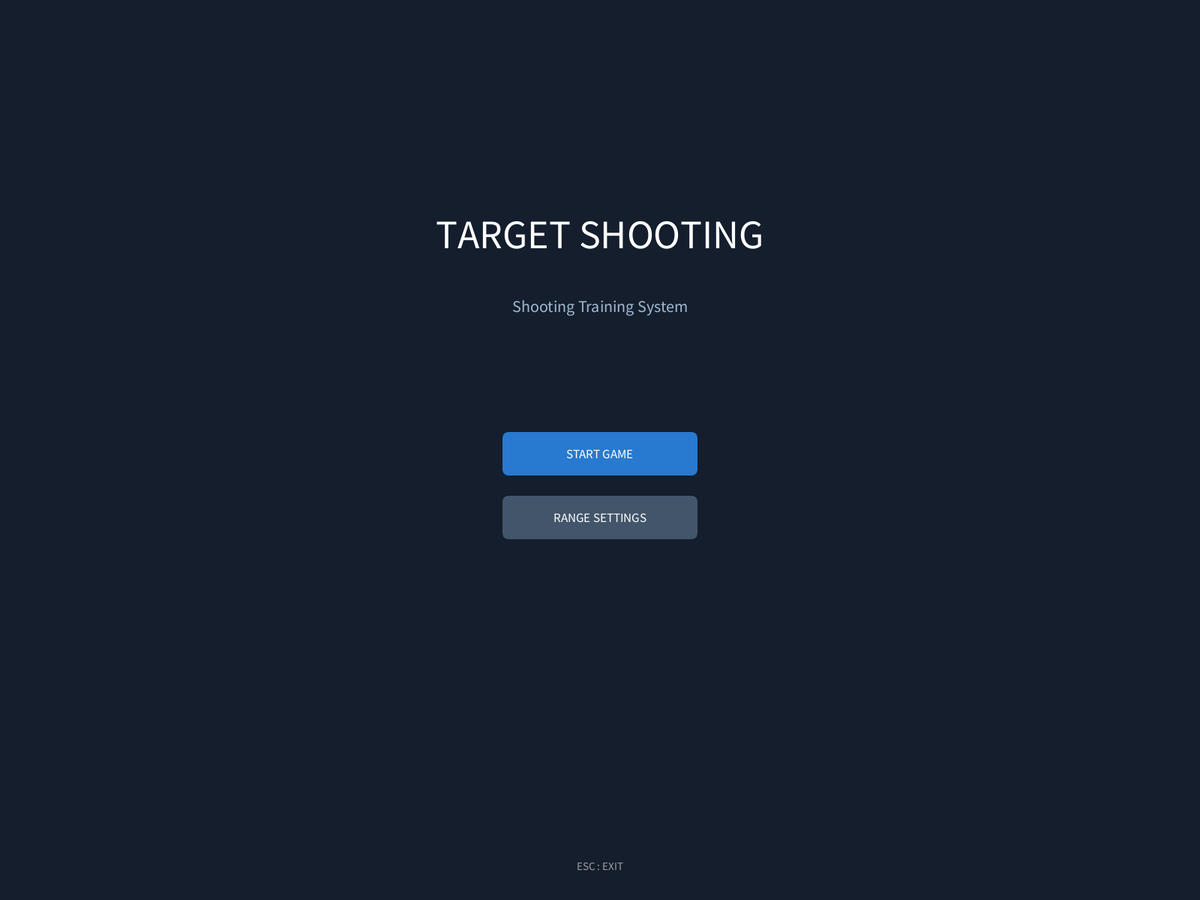
Frame 1 (no input)
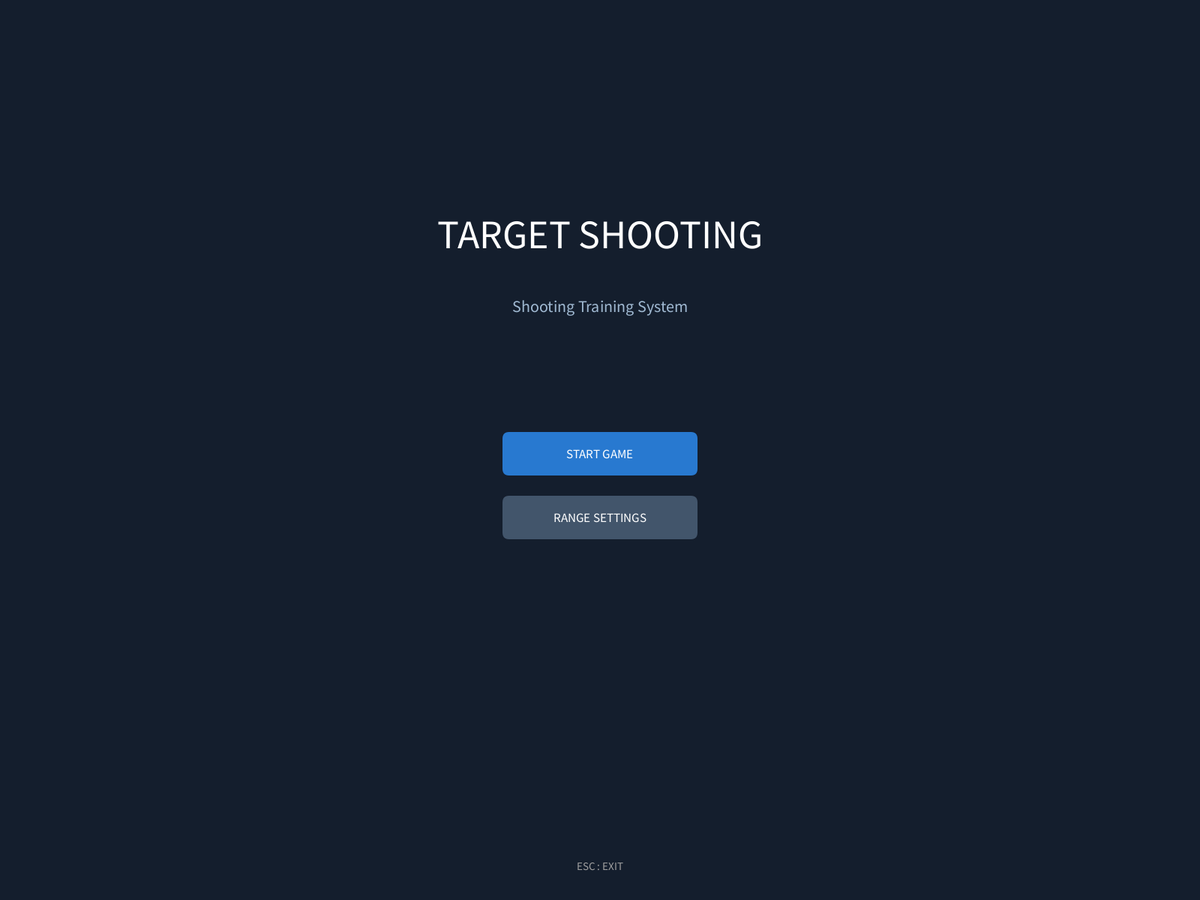
Frame 60 (the mouse pressed at the canvas centre just before this capture)
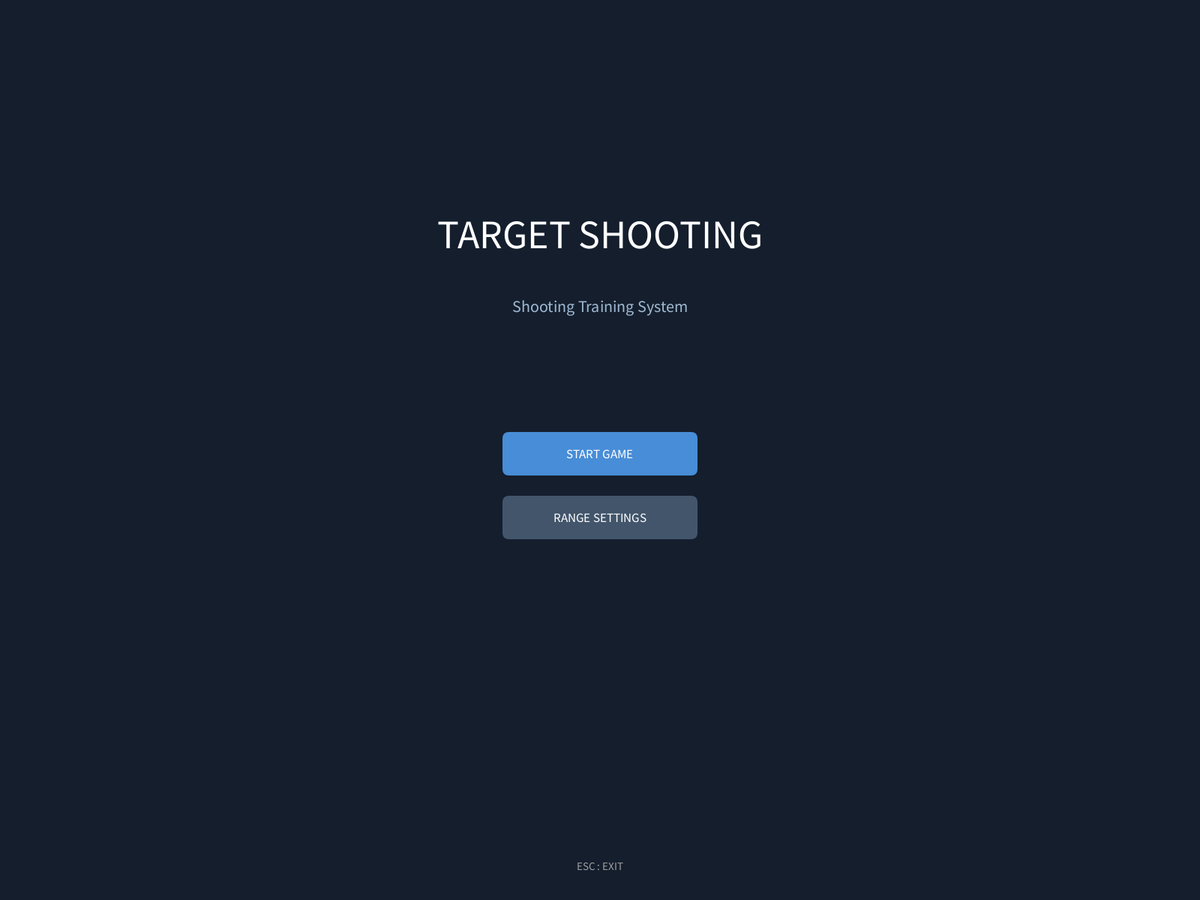
Frame 120 (the mouse held since frame 60 and released just before this capture)

The Processing sketch that drew these frames (run headless with seeded random() and noise(); from frame 60 on, the mouse is pressed at the canvas centre):

// Processing sketch: week12
// ── week12.pde

import java.util.ArrayList;

// =====================================
// TARGET SHOOTING GAME
// Processing 4 - Java Mode
// =====================================

final int MENU = 0;
final int SETTINGS = 1;
final int PLAYING = 2;
final int GAMEOVER = 3;

int screenState = MENU;

// =====================================
// 圓球設定類別
// =====================================

class BallConfig {
  color c;
  int points;
  float speed;
  int diameter;

  BallConfig(color c, int points,
             float speed, int diameter) {
    this.c = c;
    this.points = points;
    this.speed = speed;
    this.diameter = diameter;
  }

  BallConfig copy() {
    return new BallConfig(c, points, speed, diameter);
  }
}

// =====================================
// 全域設定
// =====================================

int gameDuration = 60;
float dpi = 1.00;

ArrayList<BallConfig> configs =
  new ArrayList<BallConfig>();

ArrayList<BallConfig> backupConfigs =
  new ArrayList<BallConfig>();

int backupDuration;
float backupDpi;

int selectedBall = 0;
int settingsPage = 0;

String dpiInput = "1.00";
boolean editingDpi = false;

color[] palette = {
  #FF5252, #FFD54F, #42A5F5,
  #66BB6A, #AB47BC, #FFFFFF,
  #FF9800, #00BCD4, #E91E63,
  #8BC34A, #795548, #607D8B
};

// =====================================
// 遊戲變數
// =====================================

ArrayList<TargetBall> balls =
  new ArrayList<TargetBall>();

int score = 0;
int shots = 0;
int hits = 0;

int startTime;
int timeLeft;

float aimX;
float aimY;

// =====================================
// 全螢幕
// =====================================

void settings() {
  fullScreen();
}

void setup() {
  frameRate(60);
  surface.setTitle("Target Shooting Game");

  cursor();

  resetSettings();

  aimX = width / 2;
  aimY = height / 2;
}

// =====================================
// 主迴圈
// =====================================

void draw() {
  background(20, 30, 45);

  if (screenState == PLAYING) {
    noCursor();
  } else {
    cursor();
  }

  if (screenState == MENU) {
    drawMenu();
  } else if (screenState == SETTINGS) {
    drawSettings();
  } else if (screenState == PLAYING) {
    drawGame();
  } else if (screenState == GAMEOVER) {
    drawGameOver();
  }
}

// =====================================
// 按鈕
// =====================================

void drawButton(String label,
                float x, float y,
                float w, float h,
                color c) {

  boolean hover = inButton(x, y, w, h);

  noStroke();
  fill(hover ? lerpColor(c, color(255), 0.15) : c);
  rect(x, y, w, h, 9);

  fill(255);
  textAlign(CENTER, CENTER);
  textSize(17);
  text(label, x + w/2, y + h/2);
}

boolean inButton(float x, float y,
                 float w, float h) {
  return mouseX >= x && mouseX <= x+w &&
         mouseY >= y && mouseY <= y+h;
}

// =====================================
// 主選單
// =====================================

void drawMenu() {
  textAlign(CENTER, CENTER);

  fill(255);
  textSize(54);
  text("TARGET SHOOTING",
       width/2, height*0.26);

  fill(160, 185, 210);
  textSize(22);
  text("Shooting Training System",
       width/2, height*0.34);

  float bx = width/2 - 130;

  drawButton("START GAME",
    bx, height*0.48, 260, 58, #2879D0);

  drawButton("RANGE SETTINGS",
    bx, height*0.48+85, 260, 58, #42556B);

  fill(160);
  textSize(15);
  text("ESC : EXIT", width/2, height-45);
}

// =====================================
// 設定管理
// =====================================

void resetSettings() {
  gameDuration = 60;
  dpi = 1.00;
  dpiInput = "1.00";
  editingDpi = false;

  configs.clear();

  configs.add(new BallConfig(
    #FF5252, 10, 3.0, 45));

  configs.add(new BallConfig(
    #42A5F5, 20, 4.0, 40));

  configs.add(new BallConfig(
    #66BB6A, 30, 5.0, 35));

  selectedBall = 0;
  settingsPage = 0;
}

void backupSettings() {
  backupDuration = gameDuration;
  backupDpi = dpi;

  backupConfigs.clear();

  for (BallConfig b : configs) {
    backupConfigs.add(b.copy());
  }
}

void restoreSettings() {
  gameDuration = backupDuration;
  dpi = backupDpi;
  dpiInput = nf(dpi, 0, 2);

  configs.clear();

  for (BallConfig b : backupConfigs) {
    configs.add(b.copy());
  }

  selectedBall = 0;
  settingsPage = 0;
  editingDpi = false;
}

void addBall() {
  ArrayList<Integer> available =
    new ArrayList<Integer>();

  for (int i=0; i<palette.length; i++) {
    boolean used = false;

    for (BallConfig b : configs) {
      if (b.c == palette[i]) {
        used = true;
        break;
      }
    }

    if (!used) {
      available.add(i);
    }
  }

  if (available.size() == 0) return;

  int index = available.get(
    int(random(available.size())));

  configs.add(new BallConfig(
    palette[index], 10, 3.0, 45));

  selectedBall = configs.size()-1;
  settingsPage = selectedBall / 6;
}

void deleteBall() {
  if (configs.size() <= 1) return;

  configs.remove(selectedBall);

  selectedBall = constrain(
    selectedBall, 0, configs.size()-1);

  settingsPage = selectedBall / 6;
}

// =====================================
// 設定畫面
// =====================================

void drawSettings() {
  background(20, 30, 45);

  float x = max(35, width*0.12);
  float w = width - 2*x;

  fill(255);
  textAlign(LEFT, CENTER);
  textSize(36);
  text("RANGE SETTINGS", x, 55);

  // 上方設定
  fill(35, 50, 70);
  noStroke();
  rect(x, 95, w, 175, 12);

  fill(255);
  textSize(19);
  textAlign(LEFT, CENTER);

  text("MODE", x+25, 130);

  drawButton("BOUNCE MODE",
    x+190, 108, 210, 44, #2879D0);

  text("TIME", x+25, 190);

  int[] times = {30, 60, 90, 120};

  for (int i=0; i<4; i++) {
    drawButton(times[i]+"s",
      x+190+i*95, 168, 82, 44,
      gameDuration == times[i] ?
      #2879D0 : #42556B);
  }

  text("DPI", x+25, 245);

  drawButton(dpiInput +
    (editingDpi ? "|" : ""),
    x+190, 223, 210, 42,
    editingDpi ? #2879D0 : #42556B);

  // 球體列表
  float listY = 295;

  fill(255);
  textSize(23);
  text("BALL LIST (" + configs.size() + ")",
       x, listY);

  drawButton("+ ADD BALL",
    x+w-170, listY-22,
    170, 45, #238C62);

  float cardY = 340;
  float cardW = min(155, (w-50)/6.0);
  float cardGap = 10;

  for (int i=0; i<6; i++) {
    int index = settingsPage*6+i;

    if (index >= configs.size()) break;

    BallConfig b = configs.get(index);

    float cx = x+i*(cardW+cardGap);

    fill(index == selectedBall ?
      #345C85 : #2B3B50);

    stroke(index == selectedBall ?
      #68B4FF : #53657B);

    strokeWeight(index == selectedBall ? 3 : 1);
    rect(cx, cardY, cardW, 120, 10);

    stroke(0);
    strokeWeight(2.5);
    fill(b.c);
    ellipse(cx+cardW/2, cardY+40, 46, 46);

    fill(255);
    textAlign(CENTER, CENTER);
    textSize(15);
    text("BALL " + (index+1),
      cx+cardW/2, cardY+80);

    textSize(13);
    text(b.points+" PTS",
      cx+cardW/2, cardY+102);
  }

  noStroke();

  // 分頁
  if (configs.size() > 6) {
    drawButton("<",
      x, 475, 45, 36, #42556B);

    fill(255);
    textAlign(CENTER, CENTER);
    textSize(16);
    text((settingsPage+1)+"/"+
      ((configs.size()+5)/6),
      x+105, 493);

    drawButton(">",
      x+155, 475, 45, 36, #42556B);
  }

  // 個別設定
  float detailY = configs.size() > 6 ?
    525 : 490;

  BallConfig b = configs.get(selectedBall);

  fill(35, 50, 70);
  noStroke();
  rect(x, detailY, w, 260, 12);

  fill(255);
  textAlign(LEFT, CENTER);
  textSize(23);
  text("BALL " + (selectedBall+1) +
       " SETTINGS", x+25, detailY+32);

  drawButton("DELETE BALL",
    x+w-175, detailY+10,
    155, 42, #A04444);

  float lx = x+25;
  float rx = x+200;

  // 顏色
  fill(255);
  textSize(18);
  text("COLOR", lx, detailY+88);

  for (int i=0; i<palette.length; i++) {
    float px = rx+(i%6)*55;
    float py = detailY+77+(i/6)*48;

    boolean used = false;

    for (int j=0; j<configs.size(); j++) {
      if (j != selectedBall &&
          configs.get(j).c == palette[i]) {
        used = true;
      }
    }

    stroke(b.c == palette[i] ?
      #FFFFFF : #777777);

    strokeWeight(b.c == palette[i] ? 4 : 1);
    fill(palette[i]);
    ellipse(px, py, 32, 32);

    if (used) {
      stroke(0);
      strokeWeight(3);
      line(px-10, py-10, px+10, py+10);
    }
  }

  noStroke();

  // 分數
  drawValueControl("SCORE",
    str(b.points), lx, rx,
    detailY+178);

  // 速度
  drawValueControl("SPEED",
    nf(b.speed, 0, 2), lx+390,
    rx+390, detailY+178);

  // 大小
  drawValueControl("SIZE",
    str(b.diameter), lx, rx,
    detailY+230);

  // 底部操作
  float by = height-75;

  drawButton("CONFIRM",
    x, by, 160, 48, #238C62);

  drawButton("CANCEL",
    x+175, by, 160, 48, #A04444);

  drawButton("RESET",
    x+350, by, 160, 48, #64748B);
}

void drawValueControl(String label,
                      String value,
                      float lx, float rx,
                      float y) {
  fill(255);
  textAlign(LEFT, CENTER);
  textSize(18);
  text(label, lx, y);

  drawButton("-",
    rx, y-19, 38, 38, #42556B);

  fill(255);
  textAlign(CENTER, CENTER);
  textSize(17);
  text(value, rx+94, y);

  drawButton("+",
    rx+150, y-19, 38, 38, #42556B);
}

// =====================================
// 開始遊戲
// =====================================

void startGame() {
  balls.clear();

  score = 0;
  shots = 0;
  hits = 0;

  timeLeft = gameDuration;
  startTime = millis();

  aimX = width/2;
  aimY = height/2;

  for (BallConfig b : configs) {
    balls.add(new TargetBall(b));
  }

  screenState = PLAYING;
}

// =====================================
// 球體
// =====================================

class TargetBall {
  BallConfig config;

  float x, y;
  float vx, vy;
  float r;

  TargetBall(BallConfig config) {
    this.config = config;

    r = config.diameter/2.0;

    if (random(1) < 0.5) {
      x = -r;
      vx = config.speed;
    } else {
      x = width+r;
      vx = -config.speed;
    }

    y = random(120, max(121, height-r-20));
    vy = random(-5, -2);
  }

  void update() {
    x += vx;

    vy += 0.18;
    y += vy;

    if (y-r < 85) {
      y = 85+r;
      vy = abs(vy)*0.85;
    }

    if (y+r > height) {
      y = height-r;
      vy = -abs(vy)*0.85;

      if (abs(vy) < 2) {
        vy = -random(3, 6);
      }
    }
  }

  void display() {
    stroke(0);
    strokeWeight(2.5);
    fill(config.c);

    ellipse(x, y, r*2, r*2);

    fill(0);
    textAlign(CENTER, CENTER);
    textSize(14);
    text(config.points, x, y);
  }

  boolean hit(float px, float py) {
    return dist(px, py, x, y) <= r;
  }

  boolean outside() {
    return x < -r-20 || x > width+r+20;
  }
}

// =====================================
// 遊戲畫面
// =====================================

void drawGame() {
  background(238, 245, 250);

  timeLeft = max(0,
    gameDuration-(millis()-startTime)/1000);

  if (timeLeft <= 0) {
    screenState = GAMEOVER;
    return;
  }

  for (int i=0; i<balls.size(); i++) {
    TargetBall b = balls.get(i);

    b.update();

    if (b.outside()) {
      balls.set(i, new TargetBall(b.config));
    } else {
      b.display();
    }
  }

  drawHUD();
  drawCrosshair();
}

// =====================================
// HUD
// =====================================

void drawHUD() {
  noStroke();
  fill(35, 53, 74);
  rect(0, 0, width, 85);

  float accuracy = shots == 0 ?
    0 : (float)hits/shots*100;

  fill(255);
  textAlign(LEFT, CENTER);
  textSize(25);

  text("TIME: "+timeLeft, 35, 42);

  text("ACCURACY: "+
    nf(accuracy, 0, 2)+"%",
    width*0.35, 42);

  text("SCORE: "+score,
    width*0.75, 42);
}

// =====================================
// 十字準星
// =====================================

void drawCrosshair() {
  pushStyle();

  stroke(0);
  strokeWeight(2);
  noFill();

  ellipse(aimX, aimY, 24, 24);

  line(aimX-22, aimY, aimX-7, aimY);
  line(aimX+7, aimY, aimX+22, aimY);
  line(aimX, aimY-22, aimX, aimY-7);
  line(aimX, aimY+7, aimX, aimY+22);

  fill(255, 0, 0);
  noStroke();
  ellipse(aimX, aimY, 4, 4);

  popStyle();
}

void mouseMoved() {
  if (screenState != PLAYING) return;

  aimX += (mouseX-pmouseX)*dpi;
  aimY += (mouseY-pmouseY)*dpi;

  aimX = constrain(aimX, 0, width);
  aimY = constrain(aimY, 85, height);
}

void mouseDragged() {
  mouseMoved();
}

// =====================================
// 遊戲結束
// =====================================

void drawGameOver() {
  background(20, 30, 45);

  float accuracy = shots == 0 ?
    0 : (float)hits/shots*100;

  fill(255);
  textAlign(CENTER, CENTER);

  textSize(55);
  text("GAME OVER",
    width/2, height*0.30);

  textSize(30);
  text("SCORE: "+score,
    width/2, height*0.43);

  text("ACCURACY: "+
    nf(accuracy, 0, 2)+"%",
    width/2, height*0.51);

  drawButton("RESTART",
    width/2-120, height*0.62,
    240, 55, #2879D0);

  drawButton("MAIN MENU",
    width/2-120, height*0.62+80,
    240, 55, #42556B);
}

// =====================================
// 滑鼠點擊
// =====================================

void mousePressed() {
  if (mouseButton != LEFT) return;

  if (screenState == MENU) {
    float bx = width/2-130;

    if (inButton(bx, height*0.48, 260, 58)) {
      startGame();
      return;
    }

    if (inButton(bx, height*0.48+85, 260, 58)) {
      backupSettings();
      dpiInput = nf(dpi, 0, 2);
      editingDpi = false;
      screenState = SETTINGS;
      return;
    }
  }

  else if (screenState == SETTINGS) {
    handleSettingsClick();
  }

  else if (screenState == PLAYING) {
    shots++;

    for (int i=balls.size()-1; i>=0; i--) {
      TargetBall b = balls.get(i);

      if (b.hit(aimX, aimY)) {
        score += b.config.points;
        hits++;

        balls.set(i, new TargetBall(b.config));
        break;
      }
    }
  }

  else if (screenState == GAMEOVER) {
    if (inButton(width/2-120,
      height*0.62, 240, 55)) {
      startGame();
    }

    else if (inButton(width/2-120,
      height*0.62+80, 240, 55)) {
      screenState = MENU;
    }
  }
}

// =====================================
// 設定畫面操作
// =====================================

void handleSettingsClick() {
  float x = max(35, width*0.12);
  float w = width-2*x;

  int[] times = {30, 60, 90, 120};

  for (int i=0; i<4; i++) {
    if (inButton(x+190+i*95,
      168, 82, 44)) {
      gameDuration = times[i];
      editingDpi = false;
      return;
    }
  }

  if (inButton(x+190, 223, 210, 42)) {
    editingDpi = true;
    return;
  }

  editingDpi = false;

  if (inButton(x+w-170, 273, 170, 45)) {
    addBall();
    return;
  }

  float cardW = min(155, (w-50)/6.0);
  float cardGap = 10;

  for (int i=0; i<6; i++) {
    int index = settingsPage*6+i;

    if (index >= configs.size()) break;

    float cx = x+i*(cardW+cardGap);

    if (inButton(cx, 340, cardW, 120)) {
      selectedBall = index;
      return;
    }
  }

  if (configs.size() > 6) {
    if (inButton(x, 475, 45, 36)) {
      settingsPage = max(0, settingsPage-1);
      return;
    }

    if (inButton(x+155, 475, 45, 36)) {
      settingsPage = min(
        (configs.size()-1)/6,
        settingsPage+1);
      return;
    }
  }

  float detailY = configs.size() > 6 ?
    525 : 490;

  BallConfig b = configs.get(selectedBall);

  if (inButton(x+w-175,
    detailY+10, 155, 42)) {
    deleteBall();
    return;
  }

  float rx = x+200;

  // 顏色
  for (int i=0; i<palette.length; i++) {
    float px = rx+(i%6)*55;
    float py = detailY+77+(i/6)*48;

    if (dist(mouseX, mouseY, px, py)<18) {
      boolean used = false;

      for (int j=0; j<configs.size(); j++) {
        if (j != selectedBall &&
            configs.get(j).c == palette[i]) {
          used = true;
        }
      }

      if (!used) {
        b.c = palette[i];
      }
      return;
    }
  }

  // 分數
  if (inButton(rx, detailY+159, 38, 38)) {
    b.points = max(1, b.points-5);
    return;
  }

  if (inButton(rx+150,
    detailY+159, 38, 38)) {
    b.points = min(500, b.points+5);
    return;
  }

  // 速度
  if (inButton(rx+390,
    detailY+159, 38, 38)) {
    b.speed = max(0.5, b.speed-0.5);
    return;
  }

  if (inButton(rx+540,
    detailY+159, 38, 38)) {
    b.speed = min(15, b.speed+0.5);
    return;
  }

  // 大小
  if (inButton(rx, detailY+211, 38, 38)) {
    b.diameter = max(15, b.diameter-5);
    return;
  }

  if (inButton(rx+150,
    detailY+211, 38, 38)) {
    b.diameter = min(120, b.diameter+5);
    return;
  }

  float by = height-75;

  // 確認
  if (inButton(x, by, 160, 48)) {
    applyDpi();
    screenState = MENU;
    return;
  }

  // 取消
  if (inButton(x+175, by, 160, 48)) {
    restoreSettings();
    screenState = MENU;
    return;
  }

  // 重置
  if (inButton(x+350, by, 160, 48)) {
    resetSettings();
    return;
  }
}

// =====================================
// DPI 處理
// =====================================

void applyDpi() {
  try {
    float v = Float.parseFloat(dpiInput);

    if (Float.isNaN(v) ||
        Float.isInfinite(v)) {
      v = 1.0;
    }

    dpi = constrain(v, 0.10, 10.00);

  } catch (Exception e) {
    dpi = 1.00;
  }

  dpi = round(dpi*100)/100.0;
  dpiInput = nf(dpi, 0, 2);
}

// =====================================
// 鍵盤
// =====================================

void keyPressed() {
  if (key == ESC) {
    key = 0;

    if (screenState == SETTINGS) {
      restoreSettings();
    }

    if (screenState != MENU) {
      screenState = MENU;
    } else {
      exit();
    }
    return;
  }

  if (screenState == SETTINGS && editingDpi) {
    if (key == ENTER || key == RETURN) {
      applyDpi();
      editingDpi = false;
    }

    else if (key == BACKSPACE) {
      if (dpiInput.length()>0) {
        dpiInput = dpiInput.substring(
          0, dpiInput.length()-1);
      }
    }

    else if ((key >= '0' && key <= '9') ||
             key == '.') {

      if (key == '.' &&
          dpiInput.indexOf('.')>=0) return;

      if (dpiInput.length()<8) {
        dpiInput += key;
      }
    }
  }
}
